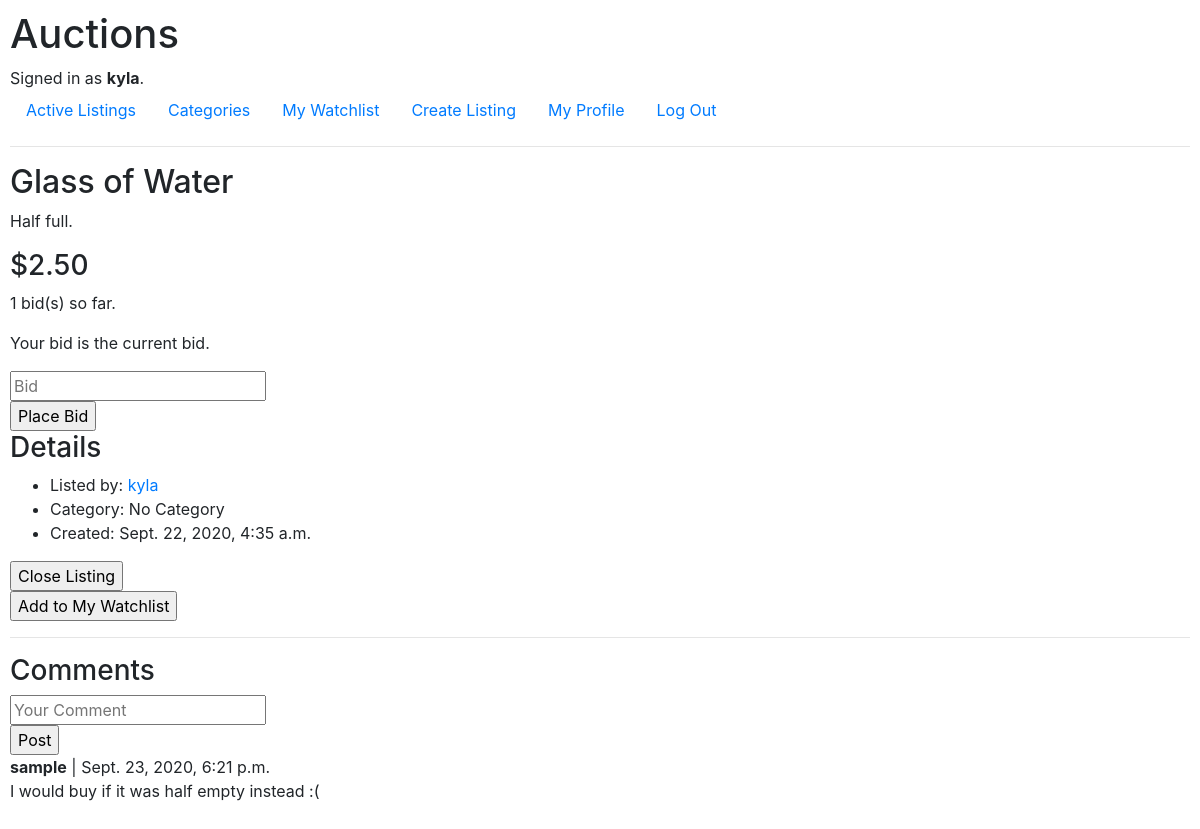
/listing/4 (signed in), run on the app's committed database.
### auctions/models.py (models this page shows, shortened)
class User(AbstractUser):
    pass

class Listing(models.Model):
    CATEGORIES = [
        ('0', 'No Category'),
        ('1', 'Arts and Crafts'),
        ('2', 'Books'),
        ('3', 'DVDs and Movies'),
        ('4', 'Electronics'),
        ('5', 'Fashion'),
        ('6', 'Health and Beauty'),
        ('7', 'Home'),
        ('8', 'Music'),
        ('9', "Toys"),
        ('10', "Video Games")
    ]
    user = models.ForeignKey(User, on_delete=models.CASCADE, related_name="listings")
    title = models.CharField(max_length=60, blank=False)
    description = models.CharField(max_length=280, blank=False) # same as a tweet :)
    starting_price = models.DecimalField(decimal_places=2, max_digits=10, blank=False, validators=[MinValueValidator(0)])
    category = models.CharField(max_length=2, choices=CATEGORIES, default='0')
    image_link = models.URLField(blank=True, default="")
    creation_time = models.DateTimeField(auto_now_add=True)
    is_active = models.BooleanField(default=True, null=False)
    watchers = models.ManyToManyField('User', blank=True, related_name="watchlist")
    def get_price(self):
        price = self.bids.order_by('-amount').first()
        if price is None:
            price = self.starting_price
        else:
            price = price.amount
        return price
    def get_highest_bidder(self):
        if self.starting_price != self.get_price():
            return self.bids.order_by('-amount').first().user
        else:
            return None

class Bid(models.Model):
    listing = models.ForeignKey(Listing, on_delete=models.CASCADE, related_name="bids", null=True)
    user = models.ForeignKey(User, on_delete=models.CASCADE, related_name="bids", null=True)
    amount = models.DecimalField(decimal_places=2, max_digits=10, blank=False, validators=[MinValueValidator(0)])
    time_placed = models.DateTimeField(auto_now_add=True)

class Comment(models.Model):
    user = models.ForeignKey(User, on_delete=models.CASCADE, related_name="comments", null=True)
    listing = models.ForeignKey(Listing, on_delete=models.CASCADE, related_name="comments", null=True)
    text = models.CharField(max_length=280, blank=False)
    time_posted = models.DateTimeField(auto_now_add=True)

### auctions/views.py (the view, shortened to what this page needs)
# urls.py: path("listing/<int:listing_id>", views.listing, name="listing")
def listing(request, listing_id):
    is_my_listing = False
    try:
        requested_listing = Listing.objects.get(pk=listing_id)
        if request.user.is_authenticated and request.user.username == requested_listing.user.username:
            is_my_listing = True
    except Listing.DoesNotExist:
        requested_listing = None
    is_in_my_watchlist = False
    if request.user.is_authenticated and request.user in Listing.objects.get(pk=listing_id).watchers.all():
        is_in_my_watchlist = True
    return render(request, "auctions/listing.html", {
        "is_in_my_watchlist": is_in_my_watchlist,
        "is_my_listing": is_my_listing,
        "listing": requested_listing,
        "bid_form": NewBidForm(initial={"listing": listing_id,}),
        "comment_form": NewCommentForm,
        "comments": Comment.objects.filter(listing=requested_listing)
    })

### auctions/views.py (shortened to what this page needs)
class NewBidForm(ModelForm):
    class Meta:
        model = Bid
        fields = ['amount','listing']
        widgets = {
            'amount': forms.TextInput(attrs={'placeholder':'Bid'}),
            'listing': forms.HiddenInput()
        }

### auctions/templates/auctions/listing.html (shortened to what this page needs)
{% extends "auctions/layout.html" %}
{% block body %}
    {% if listing is None %}
        <h2>Listing does not exist.</h2>
    {% else %}
        <h2>{{ listing.title }}</h2>
        {% if listing.description is not None %}
            <p>{{ listing.description }}</p>
        {% endif %}
        <h3>${{ listing.get_price }}</h3>
        <p>{{ listing.bids.count }} bid(s) so far.</p>
        {% if user.is_authenticated %}
            {% if listing.get_highest_bidder is not None and listing.get_highest_bidder == user %}
                <p>Your bid is the current bid.</p>
            {% endif %}
            <form class="" action="{% url 'listing' listing.pk %}" method="post">
                {% for field in bid_form %}
                    {{ field }}
                {% endfor %}
                <br>
                <input type="submit" name="new-bid" value="Place Bid">
            </form>
        {% endif %}
        <h3>Details</h3>
        <ul>
            <li>Listed by: <a href="{% url 'profile' listing.user %}">{{ listing.user.username }}</a></li>
            <li>Category: {{ listing.get_category_display }}</li>
            <li>Created: {{ listing.creation_time }}</li>
        </ul>
        {% if is_my_listing %}
            <form class="" action="{% url 'listing' listing.pk %}" method="post">
                <input type="submit" name="close-listing" value="Close Listing">
            </form>
        {% endif %}
        {% if user.is_authenticated %}
            {% if is_in_my_watchlist %}
                <form class="" action="{% url 'listing' listing.pk %}" method="post">
                    {% csrf_token %}
                    <input type="submit" name="remove-watchlist" value="Remove From My Watchlist">
                </form>
            {% else %}
                <form class="" action="{% url 'listing' listing.pk %}" method="post">
                    <input type="submit" name="add-watchlist" value="Add to My Watchlist">
                </form>
            {% endif %}
        {% endif %}
        <hr>
        <h3>Comments</h3>
        {% if user.is_authenticated %}
            <form class="" action="{% url 'listing' listing.pk %}" method="post">
                {% for field in comment_form %}
                    {{ field }}
                {% endfor %}
                <br>
                <input type="submit" name="post-comment" value="Post">
            </form>
        {% endif %}
        {% for comment in comments %}
            <strong>{{ comment.user.username }}</strong> | {{ comment.time_posted }}<br>
            {{ comment.text }}<br><br>
        {% endfor %}
    {% endif %}
{% endblock %}

### auctions/templates/auctions/layout.html (shortened to what this page needs)
{% load static %}
<!DOCTYPE html>
<html lang="en">
    <head>
        <link rel="stylesheet" href="https://stackpath.bootstrapcdn.com/bootstrap/4.4.1/css/bootstrap.min.css">
        <link href="{% static 'auctions/styles.css' %}" rel="stylesheet">
    </head>
    <body>
        <h1>Auctions</h1>
        <div>
            {% if user.is_authenticated %}
                Signed in as <strong>{{ user.username }}</strong>.
            {% else %}
                Not signed in.
            {% endif %}
        </div>
        <ul class="nav">
            <li class="nav-item">
                <a class="nav-link" href="{% url 'index' %}">Active Listings</a>
            </li>
            <li class="nav-item">
                <a class="nav-link" href="{% url 'categories' %}">Categories</a>
            </li>
            {% if user.is_authenticated %}
                <li class="nav-item">
                    <a class="nav-link" href="{% url 'watchlist' user.username %}">My Watchlist</a>
                </li>
                <li class="nav-item">
                    <a class="nav-link" href="{% url 'create-listing' %}">Create Listing</a>
                </li>
                <li class="nav-item">
                    <a class="nav-link" href="{% url 'profile' user.username %}">My Profile</a>
                </li>
                <li class="nav-item">
                    <a class="nav-link" href="{% url 'logout' %}">Log Out</a>
                </li>
            {% endif %}
        </ul>
        <hr>
        {% block body %}
        {% endblock %}
    </body>
</html>

### auctions/static/auctions/styles.css (style rules this page uses)
body { padding: 10px; }

### data on the page
User: username "kyla"
Listing: title "Glass of Water", description "Half full.", get_price "2.50", bids.count "1", user.username "kyla", category "No Category", creation_time "Sept. 22, 2020, 4:35 a.m."
Comment: user.username "sample", time_posted "Sept. 23, 2020, 6:21 p.m.", text "I would buy if it was half empty instead :("
